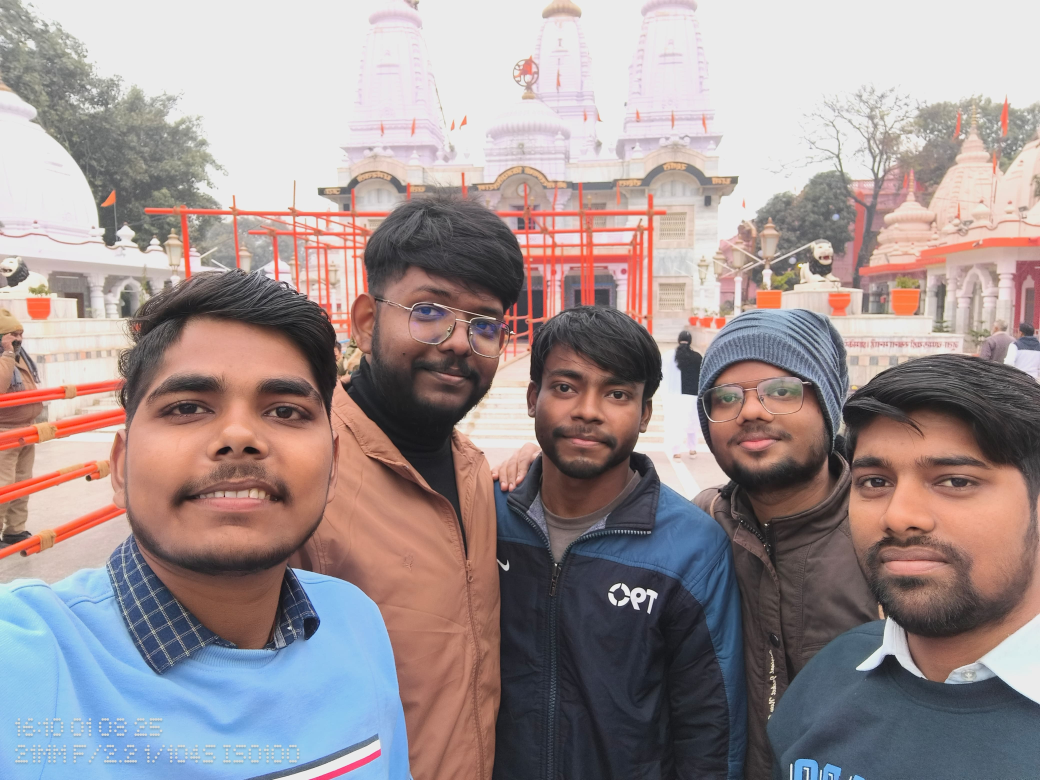
#> input picture Photos/group.jpg, 4160 x 3120 px (shown at 1/4 size)
$ python face_detect.py
#> lines starting #> are read from the running program, lines starting #| are printed output that depends on the picture; after the words box and inside, x2 and y2 are one past the last pixel; in counts of white or black regions, pixels touching at a corner belong together
import cv2 as cv

img = cv.imread('Photos/group.jpg')
#> img is the input picture: shape (3120, 4160, 3); mean B, G, R 146.7, 145.9, 158.9

cv.imshow('1', img)

gray = cv.cvtColor(img, cv.COLOR_BGR2GRAY)
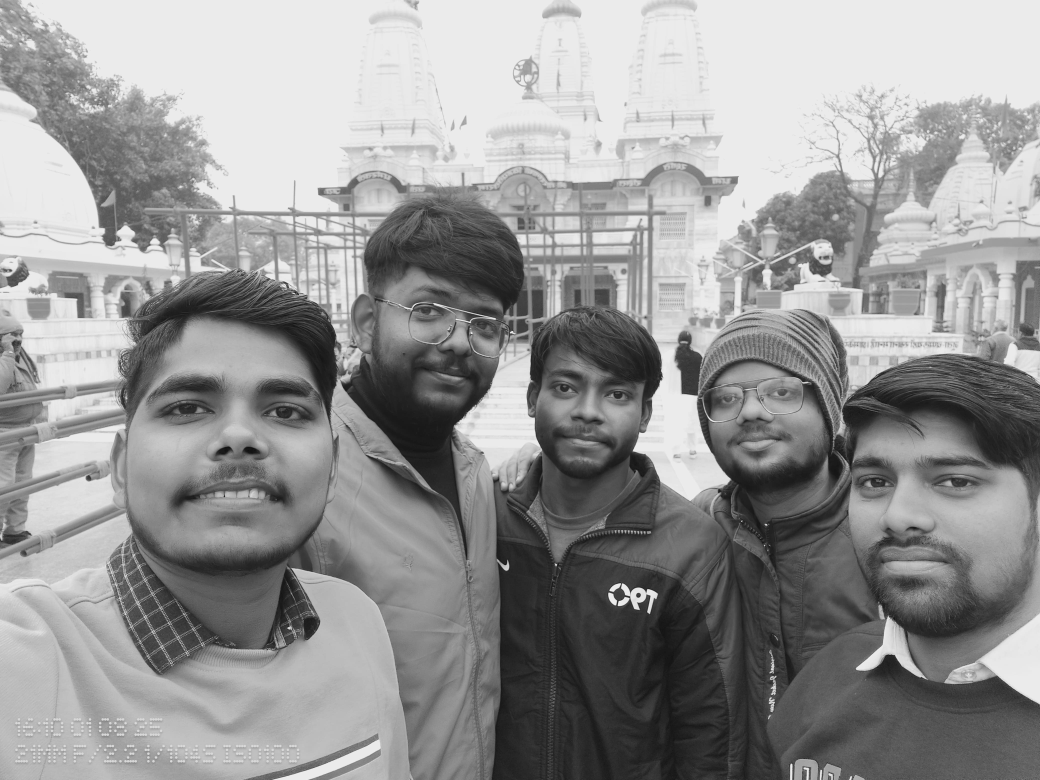
#> gray: shape (3120, 4160) (shown at 1/4 size); min 1, max 255, mean 149.9
cv.imshow('Gray', gray)

haar_cascade = cv.CascadeClassifier('haar_face.xml')
# cv.imshow('haar', haar_cascade)

faces_rect = haar_cascade.detectMultiScale(gray, scaleFactor=1.1, minNeighbors=1)
#> faces_rect = 57 rows, first 6: [3881, 484, 33, 33], [2960, 1141, 37, 37], [3628, 738, 39, 39], [3502, 485, 43, 43], [2210, 800, 45, 45], [3439, 1108, 45, 45]
# scaleFactor=1.1, minNeighbors=3

print(f'Number of faces found = {len(faces_rect)}')
#| Number of faces found = 57
#draw rectangle around the faces
for (x, y, w, h) in faces_rect:
    cv.rectangle(img, (x,y), (x+w, y+h), (0,255,0), thickness=2)
    # cv.imshow('Rectangle', img)
    # cv.imshow('Rectangle', img)
    def rescale_frame(frame, scale=0.10):
        width = int(frame.shape[1] * scale)
        height = int(frame.shape[0] * scale)
        dimensions = (width, height)
        return cv.resize(frame, dimensions, interpolation=cv.INTER_AREA)

    # Rescale the image
    rescaled_img = rescale_frame(img, scale=0.5)
    cv.imshow('Rescaled Image', rescaled_img)
#> this loop made 57 passes
#> (x, y, w, h) on passes 1 to 12: (3881, 484, 33, 33), (2960, 1141, 37, 37), (3628, 738, 39, 39), (3502, 485, 43, 43), (2210, 800, 45, 45), (3439, 1108, 45, 45), (286, 297, 59, 59), (2209, 1104, 55, 55), (1414, 953, 52, 52), (1055, 994, 51, 51), (3581, 1092, 53, 53), (2165, 1103, 58, 58)
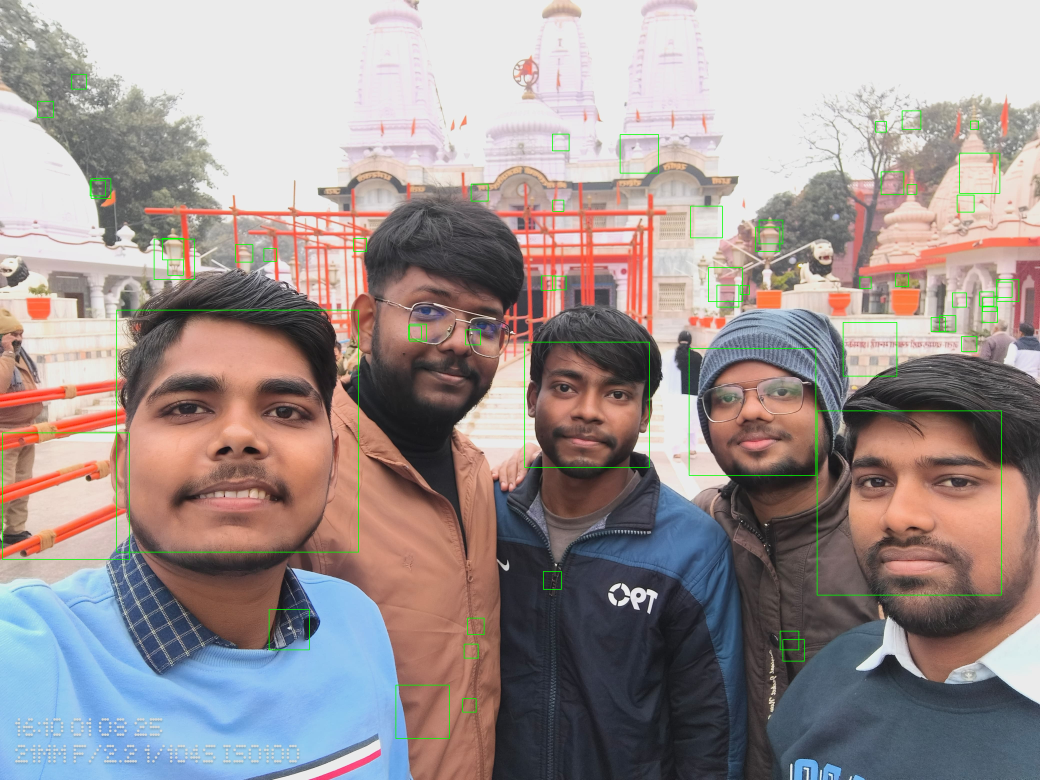
#> img: shape (3120, 4160, 3) (shown at 1/4 size); mean B, G, R 145.8, 146.7, 157.8


cv.waitKey(0)

$ run again, with Photos/dp.jpg copied over Photos/group.jpg
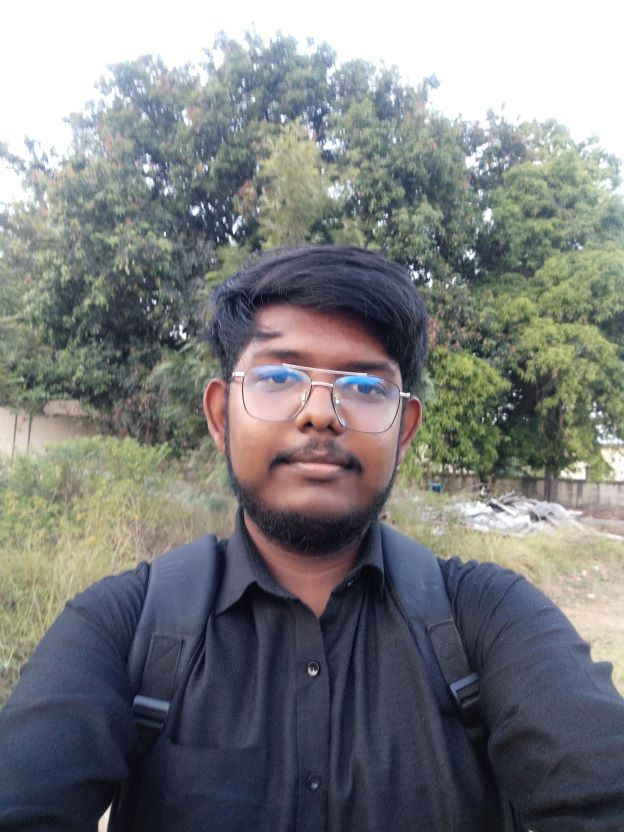
#> input picture Photos/dp.jpg, 624 x 832 px
#> img is the input picture: shape (832, 624, 3); mean B, G, R 126.6, 125.7, 123.8
#> `gray = cv.cvtColor(img, cv.COLOR_BGR2GRAY)`:
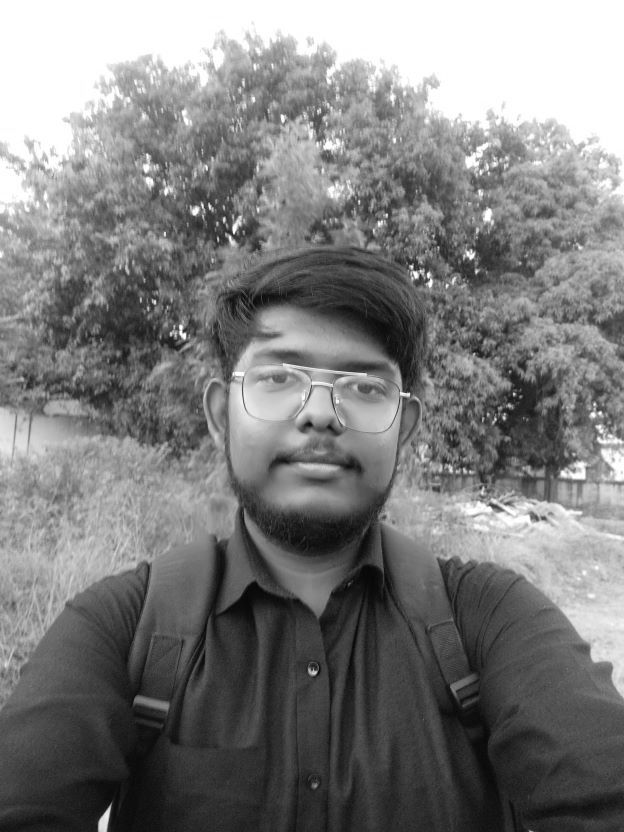
#> gray: shape (832, 624); min 1, max 255, mean 125.3
#> faces_rect = [[444, 393, 34, 34], [205, 290, 222, 222]]
#| Number of faces found = 2
#> the loop `for (x, y, w, h) in faces_rect:` made 2 passes
#> (x, y, w, h, width in rescale_frame, height in rescale_frame) on passes 1 to 2: (444, 393, 34, 34, 312, 416), (205, 290, 222, 222, 312, 416)
#> after the loop `for (x, y, w, h) in faces_rect:`:
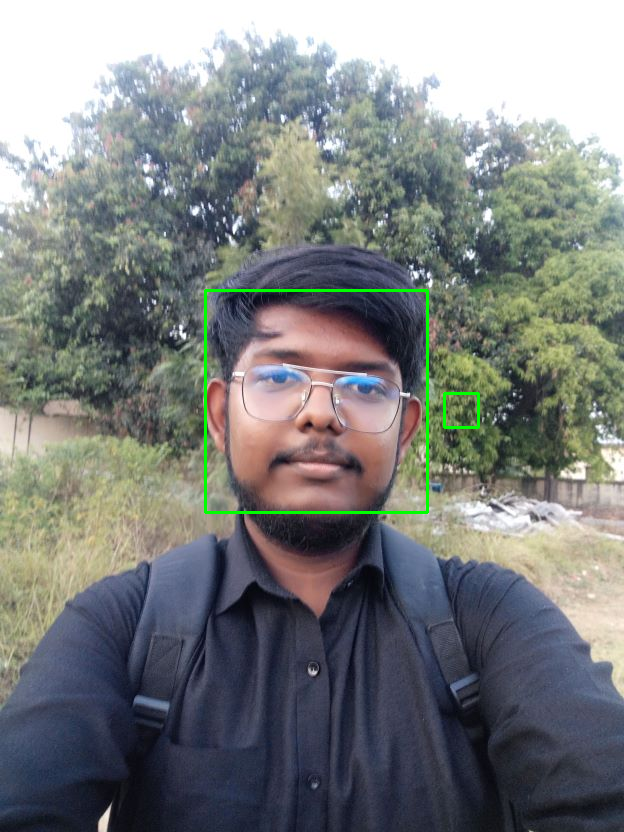
#> img: shape (832, 624, 3); 0.59% of pixels changed, all inside (x1, y1, x2, y2) = (204, 289, 480, 514)
